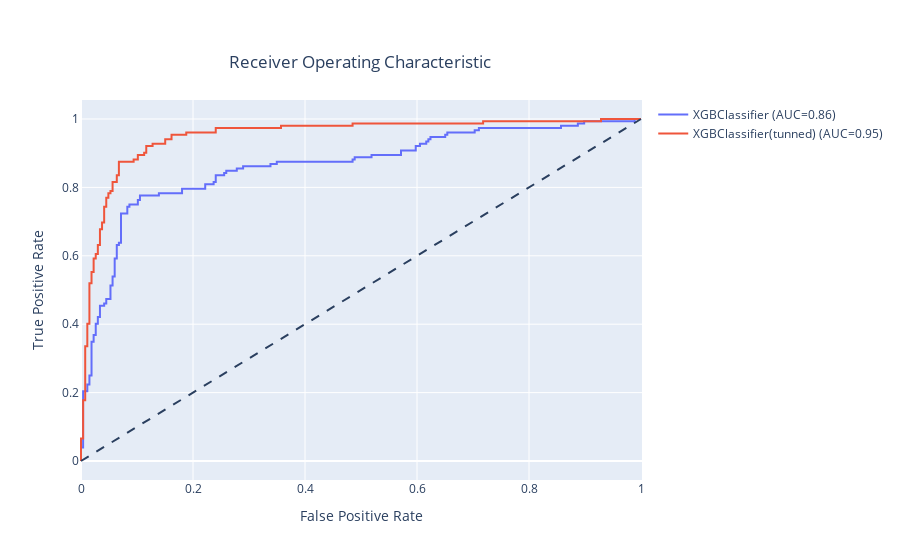

The notebook cell saved with this chart:
### Code cell
fig = go.Figure()
fig.add_shape(
    type='line', line=dict(dash='dash'),
    x0=0, x1=1, y0=0, y1=1)

models = [XGBClassifier(), XGB.best_estimator_]
model_names = ['XGBClassifier', 'XGBClassifier(tunned)']

data = []
for model in range(len(models)):
    clf=models[model]
    clf.fit(X_train,y_train)
    yprob = clf.predict_proba(X_test)[:, 1]
    false_positive_rate, true_positive_rate, thresholds = roc_curve(y_test, yprob)
    auc_score = roc_auc_score(y_test, yprob)
    name = f"{model_names[model]} (AUC={auc_score:.2f})"
    fig.add_trace(go.Scatter(x=false_positive_rate, y=true_positive_rate, name=name, mode='lines'))
    
    
fig.update_layout(
    title = {'text':'Receiver Operating Characteristic',
             'y':0.9,
             'x':0.4,
             'xanchor': 'center',
             'yanchor': 'top'},
    xaxis_title='False Positive Rate',
    yaxis_title='True Positive Rate',)
fig.show()

### Figure 1 — Plotly figure (JSON) as saved in the notebook; plotly's stock layout.template omitted (floating-point values rounded to 4 significant figures; data arrays with more than 128 entries replaced by an {"elided": "..."} marker saying what was removed)
{"data": [{"mode": "lines", "name": "XGBClassifier (AUC=0.86)", "type": "scatter", "x": {"elided": "138 float values"}, "y": {"elided": "138 float values"}}, {"mode": "lines", "name": "XGBClassifier(tunned) (AUC=0.95)", "type": "scatter", "x": [0, 0, 0, 0.003759, 0.003759, 0.007519, 0.007519, 0.01128, 0.01128, 0.01128, 0.01128, 0.01504, 0.01504, 0.0188, 0.0188, 0.02256, 0.02256, 0.02632, 0.02632, 0.03008, 0.03008, 0.03383, 0.03383, 0.03759, 0.03759, 0.04135, 0.04135, 0.04511, 0.04511, 0.04887, 0.04887, 0.05263, 0.05263, 0.05639, 0.05639, 0.06391, 0.06391, 0.06767, 0.06767, 0.06767, 0.09398, 0.09398, 0.1015, 0.1015, 0.1128, 0.1128, 0.1165, 0.1165, 0.1278, 0.1278, 0.1353, 0.1429, 0.1504, 0.1504, 0.1617, 0.1617, 0.188, 0.188, 0.2143, 0.2218, 0.2406, 0.2406, 0.3233, 0.3308, 0.3459, 0.3534, 0.3571, 0.3571, 0.3609, 0.3684, 0.391, 0.4098, 0.4286, 0.4361, 0.4398, 0.4474, 0.485, 0.485, 0.5226, 0.5564, 0.5602, 0.5677, 0.5789, 0.5865, 0.5977, 0.6053, 0.6654, 0.6917, 0.718, 0.718, 0.7556, 0.7632, 0.782, 0.7895, 0.8008, 0.8195, 0.8271, 0.8383, 0.8797, 0.8872, 0.9098, 0.9286, 0.9286, 0.9662, 0.9737, 1], "y": [0, 0.006579, 0.06579, 0.06579, 0.1776, 0.1776, 0.3355, 0.3355, 0.3487, 0.3618, 0.4013, 0.4013, 0.5197, 0.5197, 0.5526, 0.5526, 0.5921, 0.5921, 0.6053, 0.6053, 0.6316, 0.6316, 0.6776, 0.6776, 0.6974, 0.6974, 0.7434, 0.7434, 0.7697, 0.7697, 0.7829, 0.7829, 0.7895, 0.7895, 0.8158, 0.8158, 0.8355, 0.8355, 0.8553, 0.875, 0.875, 0.8816, 0.8816, 0.8947, 0.8947, 0.9013, 0.9013, 0.9211, 0.9211, 0.9276, 0.9276, 0.9276, 0.9276, 0.9408, 0.9408, 0.9539, 0.9539, 0.9605, 0.9605, 0.9605, 0.9605, 0.9737, 0.9737, 0.9737, 0.9737, 0.9737, 0.9737, 0.9803, 0.9803, 0.9803, 0.9803, 0.9803, 0.9803, 0.9803, 0.9803, 0.9803, 0.9803, 0.9868, 0.9868, 0.9868, 0.9868, 0.9868, 0.9868, 0.9868, 0.9868, 0.9868, 0.9868, 0.9868, 0.9868, 0.9934, 0.9934, 0.9934, 0.9934, 0.9934, 0.9934, 0.9934, 0.9934, 0.9934, 0.9934, 0.9934, 0.9934, 0.9934, 1, 1, 1, 1]}], "layout": {"shapes": [{"line": {"dash": "dash"}, "type": "line", "x0": 0, "x1": 1, "y0": 0, "y1": 1}], "title": {"text": "Receiver Operating Characteristic", "x": 0.4, "xanchor": "center", "y": 0.9, "yanchor": "top"}, "xaxis": {"title": {"text": "False Positive Rate"}}, "yaxis": {"title": {"text": "True Positive Rate"}}}}
